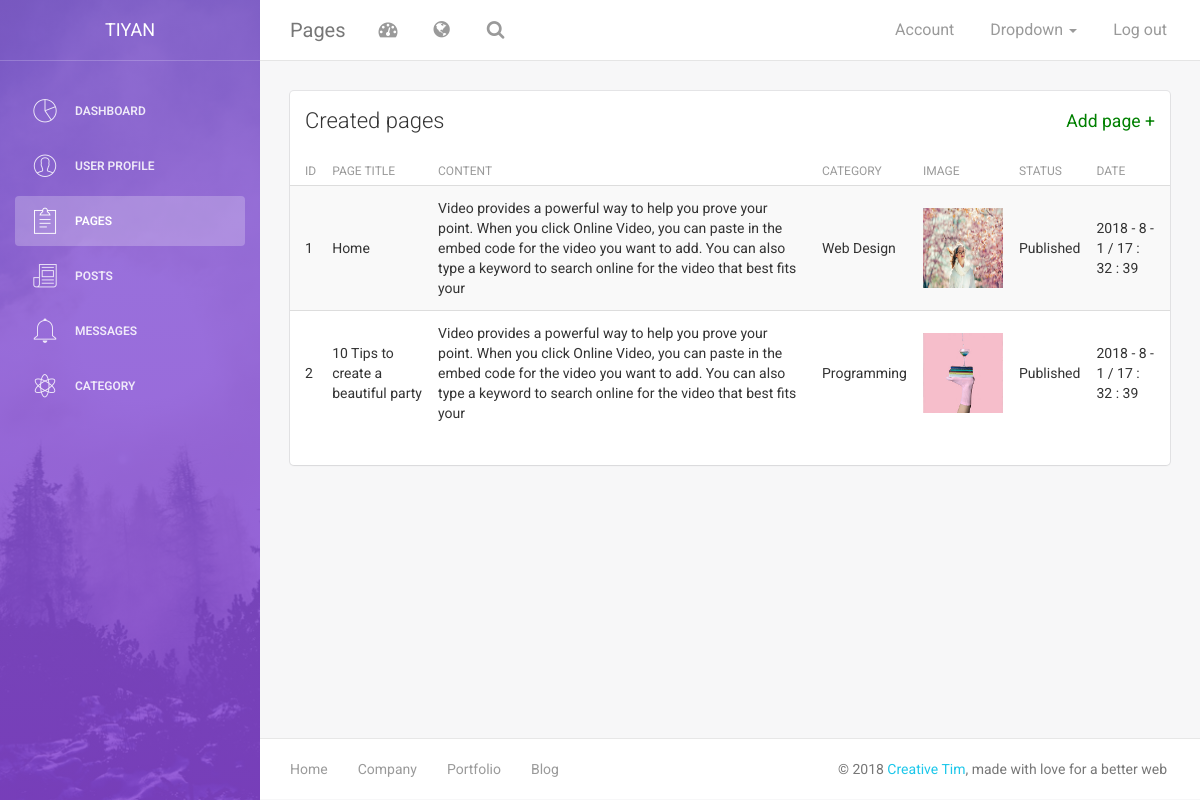
The page /pages.php on the database its author committed.
### tables this page shows
CREATE TABLE IF NOT EXISTS `pages` (
  `page_id` int(11) NOT NULL AUTO_INCREMENT,
  `p_title` varchar(150) DEFAULT NULL,
  `status` tinyint(1) DEFAULT NULL,
  `p_content` varchar(255) DEFAULT NULL,
  `pic` varchar(200) NOT NULL,
  `p_category` int(11) DEFAULT NULL,
  `date` varchar(64) DEFAULT NULL,
  PRIMARY KEY (`page_id`),
  KEY `p_category` (`p_category`)
);

CREATE TABLE IF NOT EXISTS `category` (
  `cat_id` int(11) NOT NULL AUTO_INCREMENT,
  `cat_name` varchar(150) DEFAULT NULL,
  `slug` varchar(150) DEFAULT NULL,
  `status` tinyint(1) DEFAULT NULL,
  PRIMARY KEY (`cat_id`)
);

### pages.php (the view, shortened to what this page needs)
<?php
$con = include("phpAssets/connect.php");
$query = "SELECT * FROM pages INNER JOIN category ON pages.p_category = category.cat_id";
$res = mysqli_query($connect,$query);
$fetch = mysqli_fetch_assoc($res);
?>
<!doctype html>
<html lang="en">
<head>
    <link href="assets/css/bootstrap.min.css" rel="stylesheet" />
    <link href="assets/css/animate.min.css" rel="stylesheet"/>
    <link href="assets/css/light-bootstrap-dashboard.css?v=1.4.0" rel="stylesheet"/>
    <link href="assets/css/demo.css" rel="stylesheet" />
    <link href="http://maxcdn.bootstrapcdn.com/font-awesome/4.2.0/css/font-awesome.min.css" rel="stylesheet">
    <link href="assets/css/pe-icon-7-stroke.css" rel="stylesheet" />
</head>
<body>
<div class="wrapper">
	<?php $active= basename($_SERVER['PHP_SELF'],".php"); include('phpAssets/sidebar.php');?>
    <div class="main-panel">
		<?php $head ='Pages'; include('phpAssets/header.php');?>
        <div class="content">
            <div class="container-fluid">
                <div class="row">
                    <div class="col-md-12">
                        <div class="card">
                            <div class="header">
                                <h4 class="title">Created pages <a href='addpage.php?user=<?php echo $user;?>'><span class='pull-right' style='font-size:0.8em;color:green'>Add page +</span></a></h4>
                            </div>
                            <div class="content table-responsive table-full-width">
                                <table class="table table-hover table-striped">
                                    <thead>
                                        <th>ID</th>
                                    	<th>Page title</th>
                                    	<th>content</th>
                                    	<th>category</th>
                                    	<th>image</th>
										<th>Status</th>
										<th>date</th>
                                    </thead>
                                    <tbody>
										<?php
											do{
												$id = $fetch['page_id'];
												$title = $fetch['p_title'];
												$pic = $fetch['pic'];
												$content = $fetch['p_content'];
												$cat = $fetch['cat_name'];
												$date = $fetch['date'];
											echo "<tr>
													<td>$id</td>
													<td style='text-overflow:ellipsis'>$title</td>
													<td style='text-overflow:ellipsis'>$content</td>
													<td>$cat</td>
													<td><img src='$pic' width='80px' height='80px' alt='page image'></td>
													<td>";	if($fetch['status']==1){ echo $status = "Published";} else {echo $status = "Draft";}
												echo "</td>".
													"<td>$date</td>".
												"</tr>";
											}while($fetch = mysqli_fetch_assoc($res));
										?>
                                    </tbody>
                                </table>
                            </div>
                        </div>
                    </div>
                </div>
            </div>
        </div>
			<?php include('phpAssets/footer.php');?>
    </div>
</div>
</body>
</html>

### phpAssets/sidebar.php
<?php
$user = $_SESSION['userID'];
echo "<div class='sidebar' data-color='purple' data-image='assets/img/sidebar-5.jpg'>
    	<div class='sidebar-wrapper'>
            <div class='logo'>
                <a href='' class='simple-text'>
                    Tiyan
                </a>
            </div>
            <ul class='nav'>
                <li class='";
					if($active=="dashboard")
					{
						echo 'active';
					}
					else
					{
						echo '';
					}
					echo "'>
					<a href='dashboard.php?user=$user'>
                        <i class='pe-7s-graph'></i>
                        <p>Dashboard</p>
                    </a>
                </li>
				<li class='";
					if($active=="userview" || $active=="user")
					{
						echo 'active';
					}
					else
					{
						echo '';
					}
					echo "'>
                    <a href='userview.php?user=$user'>
                        <i class='pe-7s-user'></i>
                        <p>User Profile</p>
                    </a>
                </li>
				<li class='";
					if($active=="pages" || $active=="addpage")
					{
						echo 'active';
					}
					else
					{
						echo '';
					}
					echo "'>
                    <a href='pages.php?user=$user'>
                        <i class='pe-7s-note2'></i>
                        <p>Pages</p>
                    </a>
                </li>
				<li class='";
					if($active=="postview" || $active=="posts")
					{
						echo 'active';
					}
					else
					{
						echo '';
					}
					echo "'>
                    <a href='postview.php?user=$user'>
                        <i class='pe-7s-news-paper'></i>
                        <p>Posts</p>
                    </a>
                </li>
				<li class='";
					if($active=="message")
					{
						echo 'active';
					}
					else
					{
						echo '';
					}
					echo "'>
                    <a href='message.php?user=$user'>
                        <i class='pe-7s-bell'></i>
                        <p>Messages</p>
                    </a>
                </li>
			   <li class='";
					if($active=="categoryList" || $active=="category")
					{
						echo 'active';
					}
					else
					{
						echo '';
					}
					echo "'>
                    <a href='categoryList.php?user=$user'>
                        <i class='pe-7s-science'></i>
                        <p>Category</p>
                    </a>
                </li>
            </ul>
    	</div>
    </div>";
?>

### phpAssets/header.php (shortened to what this page needs)
<?php
echo "<nav class='navbar navbar-default navbar-fixed'>
            <div class='container-fluid'>
                <div class='navbar-header'>
			<a class='navbar-brand' href='#'>$head</a>
					</div>
                <div class='collapse navbar-collapse'>
                    <ul class='nav navbar-nav navbar-left' >
                        <li>
                            <a href='#' class='dropdown-toggle' data-toggle='dropdown'>
                                <i class='fa fa-dashboard'></i>
                            </a>
                        </li>
                        <li class='dropdown'>
                              <a href='#' class='dropdown-toggle' data-toggle='dropdown'>
                                    <i class='fa fa-globe'></i>
                              </a>
                        </li>
                        <li>
                           <a href=''>
                                <i class='fa fa-search'></i>
                            </a>
                        </li>
                    </ul>
                    <ul class='nav navbar-nav navbar-right'>
                        <li>
                           <a href=''>
                               <p>Account</p>
                            </a>
                        </li>
                        <li class='dropdown'>
                              <a href='#' class='dropdown-toggle' data-toggle='dropdown'>
                                    <p>
										Dropdown
										<b class='caret'></b>
									</p>
                              </a>
                        </li>
                        <li>
                            <a href='logout.php?user=$user'>
                                <p>Log out</p>
                            </a>
                        </li>
                    </ul>
                </div>
            </div>
        </nav>";
?>

### phpAssets/footer.php
<?php
	echo
        "<footer class='footer'>
            <div class='container-fluid'>
                <nav class='pull-left'>
                    <ul>
                        <li>
                            <a href='#'>
                                Home
                            </a>
                        </li>
                        <li>
                            <a href='#'>
                                Company
                            </a>
                        </li>
                        <li>
                            <a href='#'>
                                Portfolio
                            </a>
                        </li>
                        <li>
                            <a href='#'>
                               Blog
                            </a>
                        </li>
                    </ul>
                </nav>
                <p class='copyright pull-right'>
                    &copy; <script>document.write(new Date().getFullYear())</script> <a href='http://www.creative-tim.com'>Creative Tim</a>, made with love for a better web
                </p>
            </div>
        </footer>";
?>

### rows shown on the page
pages: page_id "1", p_title "Home", p_content "Video provides a powerful way to help you prove your point. When you click Online Video, you can paste in the embed code for the video you want to add. You can also type a keyword to search online for the video that best fits your", category.cat_name "Web Design", shows a picture, date "2018 - 8 - 1 / 17 : 32 : 39"
pages: page_id "2", p_title "10 Tips to create a beautiful party", p_content "Video provides a powerful way to help you prove your point. When you click Online Video, you can paste in the embed code for the video you want to add. You can also type a keyword to search online for the video that best fits your", category.cat_name "Programming", pic (picture), date "2018 - 8 - 1 / 17 : 32 : 39"

### other values the page prints
$head "Pages"
